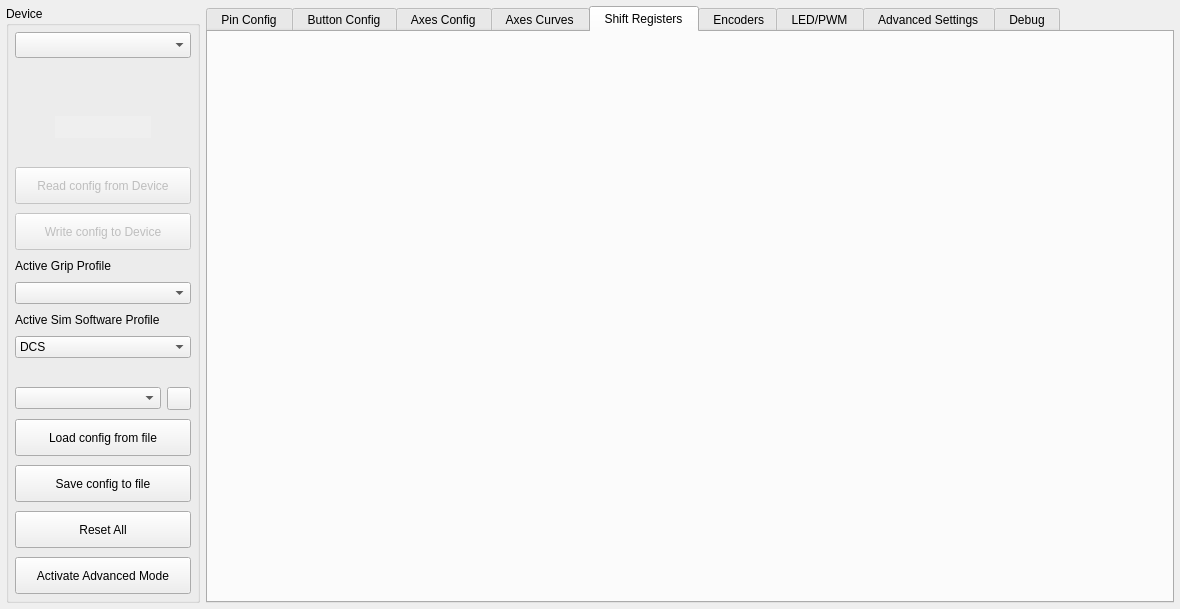
<?xml version="1.0" encoding="UTF-8"?>
<ui version="4.0">
 <class>MainWindow</class>
 <widget class="QMainWindow" name="MainWindow">
  <property name="geometry">
   <rect>
    <x>0</x>
    <y>0</y>
    <width>1180</width>
    <height>609</height>
   </rect>
  </property>
  <property name="minimumSize">
   <size>
    <width>1150</width>
    <height>575</height>
   </size>
  </property>
  <property name="windowTitle">
   <string notr="true">FreeJoy QtConfigurator</string>
  </property>
  <widget class="QWidget" name="centralwidget">
   <layout class="QGridLayout" name="layoutG_MainLayout" rowstretch="10,1" columnstretch="1,5">
    <property name="leftMargin">
     <number>6</number>
    </property>
    <property name="topMargin">
     <number>6</number>
    </property>
    <property name="rightMargin">
     <number>6</number>
    </property>
    <property name="bottomMargin">
     <number>6</number>
    </property>
    <item row="1" column="0" colspan="2">
     <layout class="QVBoxLayout" name="layoutV_DebugWindow">
      <property name="spacing">
       <number>0</number>
      </property>
     </layout>
    </item>
    <item row="0" column="1">
     <widget class="QTabWidget" name="tabWidget">
      <property name="baseSize">
       <size>
        <width>0</width>
        <height>0</height>
       </size>
      </property>
      <property name="currentIndex">
       <number>4</number>
      </property>
      <widget class="QWidget" name="tab_PinConfig">
       <attribute name="title">
        <string> Pin Config </string>
       </attribute>
       <layout class="QVBoxLayout" name="layoutV_tabPinConfig">
        <property name="leftMargin">
         <number>0</number>
        </property>
        <property name="topMargin">
         <number>6</number>
        </property>
        <property name="rightMargin">
         <number>0</number>
        </property>
        <property name="bottomMargin">
         <number>0</number>
        </property>
       </layout>
      </widget>
      <widget class="QWidget" name="tab_ButtonConfig">
       <attribute name="title">
        <string> Button Config </string>
       </attribute>
       <layout class="QVBoxLayout" name="layoutV_tabButtonConfig">
        <property name="leftMargin">
         <number>0</number>
        </property>
        <property name="topMargin">
         <number>6</number>
        </property>
        <property name="rightMargin">
         <number>0</number>
        </property>
        <property name="bottomMargin">
         <number>0</number>
        </property>
       </layout>
      </widget>
      <widget class="QWidget" name="tab_AxesConfig">
       <attribute name="title">
        <string> Axes Config </string>
       </attribute>
       <layout class="QVBoxLayout" name="layoutV_tabAxesConfig">
        <property name="spacing">
         <number>0</number>
        </property>
        <property name="leftMargin">
         <number>0</number>
        </property>
        <property name="topMargin">
         <number>6</number>
        </property>
        <property name="rightMargin">
         <number>0</number>
        </property>
        <property name="bottomMargin">
         <number>0</number>
        </property>
       </layout>
      </widget>
      <widget class="QWidget" name="tab_AxesCurves">
       <attribute name="title">
        <string> Axes Curves </string>
       </attribute>
       <layout class="QVBoxLayout" name="layoutV_tabAxesCurvesConfig">
        <property name="spacing">
         <number>0</number>
        </property>
        <property name="leftMargin">
         <number>0</number>
        </property>
        <property name="topMargin">
         <number>6</number>
        </property>
        <property name="rightMargin">
         <number>0</number>
        </property>
        <property name="bottomMargin">
         <number>0</number>
        </property>
       </layout>
      </widget>
      <widget class="QWidget" name="tab_ShiftRegisters">
       <attribute name="title">
        <string> Shift Registers </string>
       </attribute>
       <layout class="QVBoxLayout" name="layoutV_tabShiftRegistersConfig">
        <property name="spacing">
         <number>0</number>
        </property>
        <property name="leftMargin">
         <number>0</number>
        </property>
        <property name="topMargin">
         <number>6</number>
        </property>
        <property name="rightMargin">
         <number>0</number>
        </property>
        <property name="bottomMargin">
         <number>0</number>
        </property>
       </layout>
      </widget>
      <widget class="QWidget" name="tab_Encoders">
       <attribute name="title">
        <string> Encoders</string>
       </attribute>
       <layout class="QVBoxLayout" name="layoutV_tabEncodersConfig">
        <property name="spacing">
         <number>0</number>
        </property>
        <property name="leftMargin">
         <number>0</number>
        </property>
        <property name="topMargin">
         <number>6</number>
        </property>
        <property name="rightMargin">
         <number>0</number>
        </property>
        <property name="bottomMargin">
         <number>0</number>
        </property>
       </layout>
      </widget>
      <widget class="QWidget" name="tab_LED">
       <attribute name="title">
        <string> LED/PWM </string>
       </attribute>
       <layout class="QVBoxLayout" name="layoutV_tabLedConfig">
        <property name="spacing">
         <number>0</number>
        </property>
        <property name="leftMargin">
         <number>0</number>
        </property>
        <property name="topMargin">
         <number>6</number>
        </property>
        <property name="rightMargin">
         <number>0</number>
        </property>
        <property name="bottomMargin">
         <number>0</number>
        </property>
       </layout>
      </widget>
      <widget class="QWidget" name="tab_AdvancedSettings">
       <attribute name="title">
        <string> Advanced Settings </string>
       </attribute>
       <layout class="QVBoxLayout" name="layoutV_tabAdvSettings">
        <property name="spacing">
         <number>0</number>
        </property>
        <property name="leftMargin">
         <number>0</number>
        </property>
        <property name="topMargin">
         <number>6</number>
        </property>
        <property name="rightMargin">
         <number>0</number>
        </property>
        <property name="bottomMargin">
         <number>0</number>
        </property>
       </layout>
      </widget>
      <widget class="QWidget" name="tab_Debug">
       <attribute name="title">
        <string> Debug </string>
       </attribute>
       <widget class="QPushButton" name="pushButton_TestButton">
        <property name="geometry">
         <rect>
          <x>10</x>
          <y>10</y>
          <width>71</width>
          <height>31</height>
         </rect>
        </property>
        <property name="text">
         <string notr="true">1</string>
        </property>
       </widget>
       <widget class="QPushButton" name="pushButton_TestButton_2">
        <property name="geometry">
         <rect>
          <x>10</x>
          <y>50</y>
          <width>71</width>
          <height>31</height>
         </rect>
        </property>
        <property name="text">
         <string>2</string>
        </property>
       </widget>
      </widget>
     </widget>
    </item>
    <item row="0" column="0">
     <widget class="QGroupBox" name="groupBox_4">
      <property name="minimumSize">
       <size>
        <width>0</width>
        <height>0</height>
       </size>
      </property>
      <property name="title">
       <string>Device</string>
      </property>
      <layout class="QGridLayout" name="gridLayout_7" rowstretch="0,0,0,0,0,1,0,0,0,0,1,0,0,0,0,0,0,0,0,0,0,0,0" columnstretch="0">
       <property name="leftMargin">
        <number>6</number>
       </property>
       <property name="topMargin">
        <number>6</number>
       </property>
       <property name="rightMargin">
        <number>6</number>
       </property>
       <property name="bottomMargin">
        <number>6</number>
       </property>
       <property name="horizontalSpacing">
        <number>6</number>
       </property>
       <property name="verticalSpacing">
        <number>9</number>
       </property>
       <item row="0" column="0">
        <widget class="CenteredCBox" name="comboBox_HidDeviceList">
         <property name="minimumSize">
          <size>
           <width>165</width>
           <height>26</height>
          </size>
         </property>
         <property name="styleSheet">
          <string notr="true">height: 22px;</string>
         </property>
        </widget>
       </item>
       <item row="19" column="0" rowspan="2">
        <spacer name="verticalSpacer_2">
         <property name="orientation">
          <enum>Qt::Orientation::Vertical</enum>
         </property>
         <property name="sizeHint" stdset="0">
          <size>
           <width>20</width>
           <height>40</height>
          </size>
         </property>
        </spacer>
       </item>
       <item row="14" column="0">
        <spacer name="verticalSpacer">
         <property name="orientation">
          <enum>Qt::Orientation::Vertical</enum>
         </property>
         <property name="sizeHint" stdset="0">
          <size>
           <width>20</width>
           <height>40</height>
          </size>
         </property>
        </spacer>
       </item>
       <item row="7" column="0">
        <widget class="QPushButton" name="pushButton_ReadConfig">
         <property name="enabled">
          <bool>false</bool>
         </property>
         <property name="sizePolicy">
          <sizepolicy hsizetype="Minimum" vsizetype="Expanding">
           <horstretch>0</horstretch>
           <verstretch>0</verstretch>
          </sizepolicy>
         </property>
         <property name="minimumSize">
          <size>
           <width>165</width>
           <height>37</height>
          </size>
         </property>
         <property name="styleSheet">
          <string notr="true">height: 30px;</string>
         </property>
         <property name="text">
          <string>Read config from Device</string>
         </property>
        </widget>
       </item>
       <item row="13" column="0">
        <widget class="QComboBox" name="comboBox_simSoftware">
         <item>
          <property name="text">
           <string>DCS</string>
          </property>
         </item>
         <item>
          <property name="text">
           <string>Falcon BMS</string>
          </property>
         </item>
         <item>
          <property name="text">
           <string>MSFS</string>
          </property>
         </item>
        </widget>
       </item>
       <item row="16" column="0">
        <widget class="QPushButton" name="pushButton_LoadFromFile">
         <property name="sizePolicy">
          <sizepolicy hsizetype="Minimum" vsizetype="Expanding">
           <horstretch>0</horstretch>
           <verstretch>0</verstretch>
          </sizepolicy>
         </property>
         <property name="minimumSize">
          <size>
           <width>165</width>
           <height>37</height>
          </size>
         </property>
         <property name="styleSheet">
          <string notr="true">height: 30px;</string>
         </property>
         <property name="text">
          <string>Load config from file</string>
         </property>
        </widget>
       </item>
       <item row="12" column="0">
        <widget class="QLabel" name="label_2">
         <property name="text">
          <string>Active Sim Software Profile</string>
         </property>
        </widget>
       </item>
       <item row="10" column="0">
        <widget class="QLabel" name="label">
         <property name="text">
          <string>Active Grip Profile</string>
         </property>
        </widget>
       </item>
       <item row="15" column="0">
        <layout class="QHBoxLayout" name="horizontalLayout_2" stretch="1,0">
         <property name="spacing">
          <number>6</number>
         </property>
         <property name="leftMargin">
          <number>0</number>
         </property>
         <property name="topMargin">
          <number>0</number>
         </property>
         <property name="rightMargin">
          <number>0</number>
         </property>
         <property name="bottomMargin">
          <number>0</number>
         </property>
         <item>
          <widget class="QComboBox" name="comboBox_Configs"/>
         </item>
         <item>
          <widget class="QToolButton" name="toolButton_ConfigsDir">
           <property name="sizePolicy">
            <sizepolicy hsizetype="Preferred" vsizetype="Preferred">
             <horstretch>0</horstretch>
             <verstretch>0</verstretch>
            </sizepolicy>
           </property>
           <property name="text">
            <string/>
           </property>
           <property name="icon">
            <iconset resource="resources.qrc">
             <normaloff>:/Images/setings.png</normaloff>:/Images/setings.png</iconset>
           </property>
          </widget>
         </item>
        </layout>
       </item>
       <item row="21" column="0">
        <widget class="QPushButton" name="pushButton_ResetAllPins">
         <property name="sizePolicy">
          <sizepolicy hsizetype="Minimum" vsizetype="Expanding">
           <horstretch>0</horstretch>
           <verstretch>0</verstretch>
          </sizepolicy>
         </property>
         <property name="minimumSize">
          <size>
           <width>165</width>
           <height>37</height>
          </size>
         </property>
         <property name="styleSheet">
          <string notr="true">height: 30px;</string>
         </property>
         <property name="text">
          <string>Reset All</string>
         </property>
         <property name="checked">
          <bool>false</bool>
         </property>
        </widget>
       </item>
       <item row="6" column="0">
        <spacer name="verticalSpacer_3">
         <property name="orientation">
          <enum>Qt::Orientation::Vertical</enum>
         </property>
         <property name="sizeHint" stdset="0">
          <size>
           <width>20</width>
           <height>40</height>
          </size>
         </property>
        </spacer>
       </item>
       <item row="22" column="0">
        <widget class="QPushButton" name="pushButton_ShowDebug">
         <property name="sizePolicy">
          <sizepolicy hsizetype="Minimum" vsizetype="Expanding">
           <horstretch>0</horstretch>
           <verstretch>0</verstretch>
          </sizepolicy>
         </property>
         <property name="minimumSize">
          <size>
           <width>165</width>
           <height>37</height>
          </size>
         </property>
         <property name="styleSheet">
          <string notr="true">height: 30px;</string>
         </property>
         <property name="text">
          <string>Activate Advanced Mode</string>
         </property>
        </widget>
       </item>
       <item row="8" column="0">
        <widget class="QPushButton" name="pushButton_WriteConfig">
         <property name="enabled">
          <bool>false</bool>
         </property>
         <property name="sizePolicy">
          <sizepolicy hsizetype="Minimum" vsizetype="Expanding">
           <horstretch>0</horstretch>
           <verstretch>0</verstretch>
          </sizepolicy>
         </property>
         <property name="minimumSize">
          <size>
           <width>165</width>
           <height>37</height>
          </size>
         </property>
         <property name="styleSheet">
          <string notr="true">height: 30px;</string>
         </property>
         <property name="text">
          <string>Write config to Device</string>
         </property>
        </widget>
       </item>
       <item row="11" column="0">
        <widget class="QComboBox" name="comboBox_GripSelection">
         <property name="editable">
          <bool>false</bool>
         </property>
         <property name="currentText">
          <string/>
         </property>
         <property name="placeholderText">
          <string>Choose Your Grip</string>
         </property>
        </widget>
       </item>
       <item row="1" column="0">
        <widget class="QLabel" name="label_DeviceStatus">
         <property name="minimumSize">
          <size>
           <width>0</width>
           <height>20</height>
          </size>
         </property>
         <property name="styleSheet">
          <string notr="true"/>
         </property>
         <property name="text">
          <string/>
         </property>
         <property name="alignment">
          <set>Qt::AlignmentFlag::AlignCenter</set>
         </property>
        </widget>
       </item>
       <item row="3" column="0">
        <layout class="QHBoxLayout" name="horizontalLayout_3" stretch="0,0,0">
         <property name="spacing">
          <number>0</number>
         </property>
         <property name="rightMargin">
          <number>0</number>
         </property>
         <item>
          <spacer name="horizontalSpacer_9">
           <property name="orientation">
            <enum>Qt::Orientation::Horizontal</enum>
           </property>
           <property name="sizeType">
            <enum>QSizePolicy::Policy::Preferred</enum>
           </property>
           <property name="sizeHint" stdset="0">
            <size>
             <width>40</width>
             <height>20</height>
            </size>
           </property>
          </spacer>
         </item>
         <item>
          <widget class="QPushButton" name="pushButton_Wiki">
           <property name="maximumSize">
            <size>
             <width>160</width>
             <height>50</height>
            </size>
           </property>
           <property name="cursor">
            <cursorShape>PointingHandCursor</cursorShape>
           </property>
           <property name="autoFillBackground">
            <bool>true</bool>
           </property>
           <property name="styleSheet">
            <string notr="true"/>
           </property>
           <property name="text">
            <string/>
           </property>
           <property name="icon">
            <iconset resource="resources.qrc">
             <normaloff>:/Images/ST_wiki.png</normaloff>:/Images/ST_wiki.png</iconset>
           </property>
           <property name="iconSize">
            <size>
             <width>160</width>
             <height>50</height>
            </size>
           </property>
           <property name="autoDefault">
            <bool>true</bool>
           </property>
           <property name="default">
            <bool>true</bool>
           </property>
           <property name="flat">
            <bool>true</bool>
           </property>
          </widget>
         </item>
         <item>
          <spacer name="horizontalSpacer_6">
           <property name="orientation">
            <enum>Qt::Orientation::Horizontal</enum>
           </property>
           <property name="sizeType">
            <enum>QSizePolicy::Policy::Preferred</enum>
           </property>
           <property name="sizeHint" stdset="0">
            <size>
             <width>40</width>
             <height>20</height>
            </size>
           </property>
          </spacer>
         </item>
        </layout>
       </item>
       <item row="18" column="0">
        <widget class="QPushButton" name="pushButton_SaveToFile">
         <property name="sizePolicy">
          <sizepolicy hsizetype="Minimum" vsizetype="Expanding">
           <horstretch>0</horstretch>
           <verstretch>0</verstretch>
          </sizepolicy>
         </property>
         <property name="minimumSize">
          <size>
           <width>165</width>
           <height>37</height>
          </size>
         </property>
         <property name="styleSheet">
          <string notr="true">height: 30px;</string>
         </property>
         <property name="text">
          <string>Save config to file</string>
         </property>
        </widget>
       </item>
       <item row="2" column="0">
        <spacer name="verticalSpacer_4">
         <property name="orientation">
          <enum>Qt::Orientation::Vertical</enum>
         </property>
         <property name="sizeHint" stdset="0">
          <size>
           <width>20</width>
           <height>40</height>
          </size>
         </property>
        </spacer>
       </item>
       <item row="5" column="0">
        <spacer name="verticalSpacer_5">
         <property name="orientation">
          <enum>Qt::Orientation::Vertical</enum>
         </property>
         <property name="sizeHint" stdset="0">
          <size>
           <width>20</width>
           <height>40</height>
          </size>
         </property>
        </spacer>
       </item>
      </layout>
     </widget>
    </item>
   </layout>
  </widget>
 </widget>
 <customwidgets>
  <customwidget>
   <class>CenteredCBox</class>
   <extends>QComboBox</extends>
   <header>centered_cbox.h</header>
  </customwidget>
 </customwidgets>
 <resources>
  <include location="resources.qrc"/>
 </resources>
 <connections/>
</ui>
